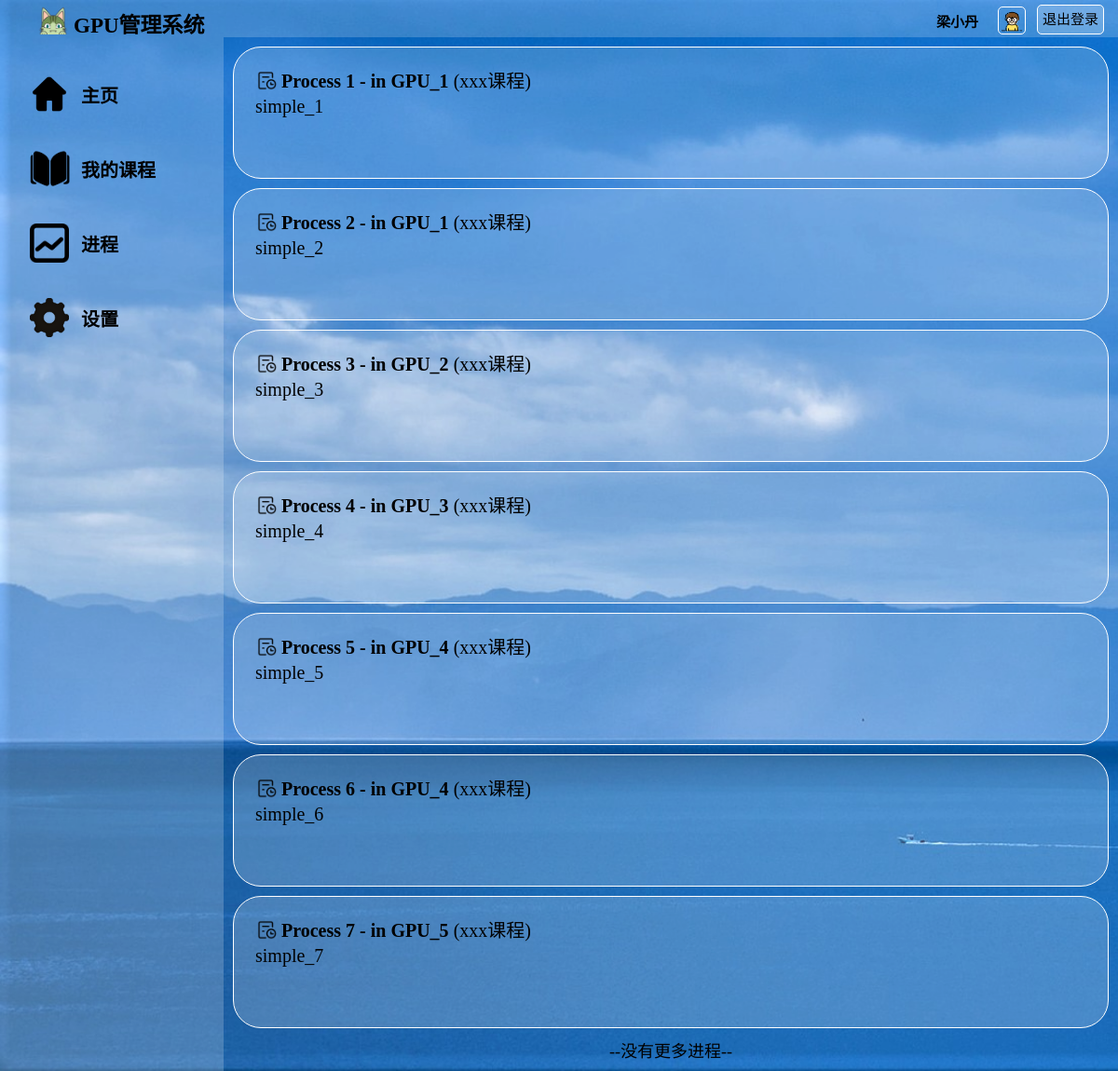
/process/ (signed in), run on an earlier commit of the app's database.
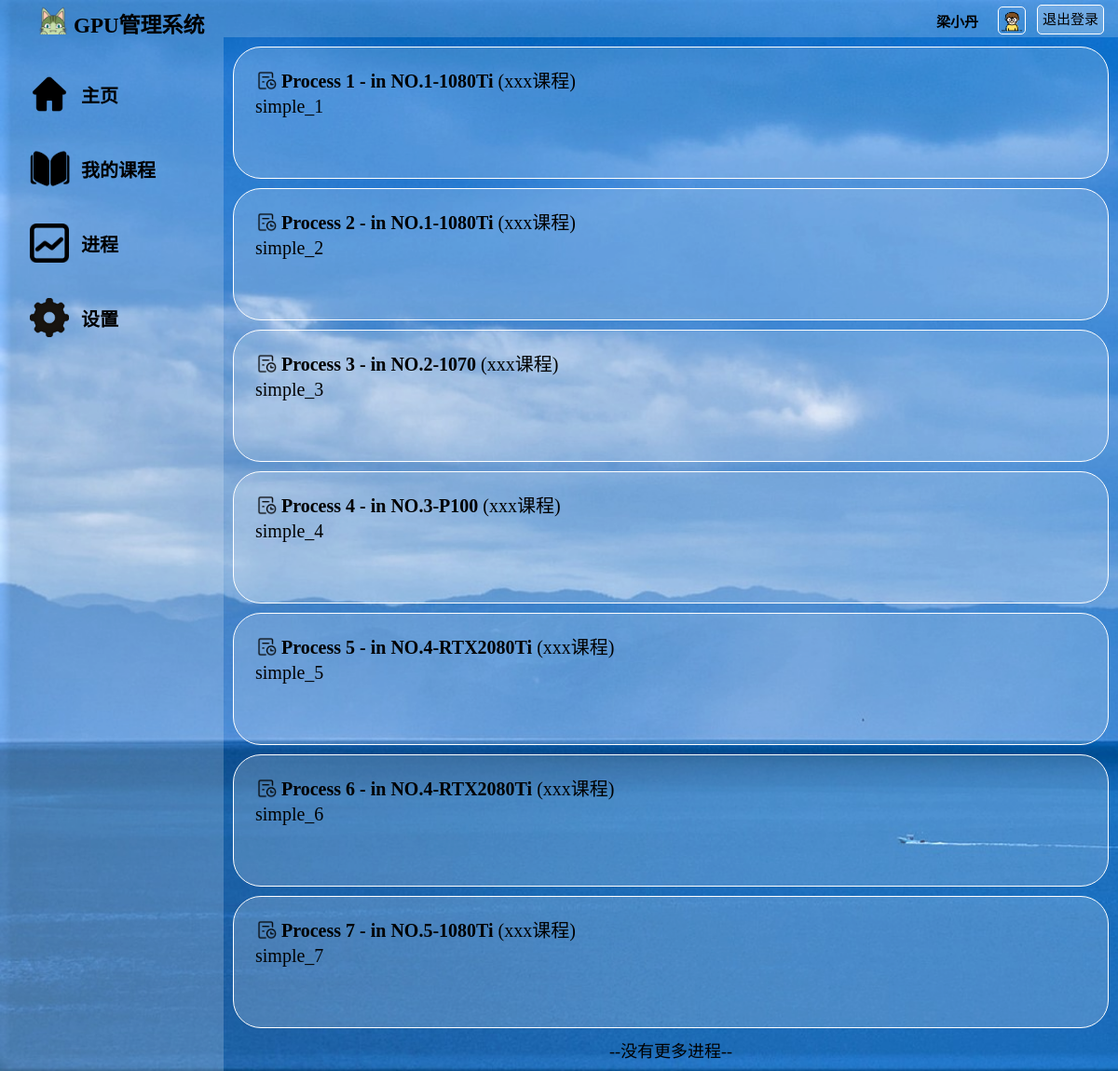
And on a later commit of the database.
### watchlist/models.py (models this page shows, shortened)
class User(db.Model, UserMixin):
    __tablename__ = 'User'
    id = db.Column(db.Integer, primary_key=True)                        # id（主键）
    username = db.Column(db.String(20))                                 # 用户名
    password_hash = db.Column(db.String(128))                           # 用户密码
    identity = db.Column(db.String(128))                                # 身份：学生or老师
    pic_path = db.Column(db.String(128), default="/static/pic/1.jpg")  # 用户头像地址
    stu_id = db.Column(db.String(20), default="未填写")                 # 学生学号
    ingrade = db.Column(db.String(20), default="未填写")                # 学生年级
    inclass = db.Column(db.String(20), default="未填写")                # 学生年班级

class Process(db.Model):
    __tablename__ = 'Process'
    id = db.Column(db.Integer, primary_key=True)                    # id（主键）
    name = db.Column(db.String(50))                                 # 程序的名称
    info = db.Column(db.String(300))                                # 程序的信息
    state = db.Column(db.String(50))                                # 是否运行完成
    result = db.Column(db.String(1000))                             # 程序的结果
    code = db.Column(db.String(10000))                              # 存储代码，方便以后编辑代码
    gpu_name = db.Column(db.String(50), db.ForeignKey('GPU.name'))  # 程序在哪个gpu上跑的

### watchlist/views.py (the view)
@app.route('/process/', methods=['GET', 'POST'])
@login_required
def process():
    processes = Process.query.all()
    return render_template('process.html', processes=processes)

### watchlist/__init__.py (called while the page is built)
@login_manager.user_loader
def load_user(user_id):
    from watchlist.models import User
    user = User.query.get(int(user_id))
    return user

@app.context_processor
def inject_user():
    from watchlist.models import User
    user = User.query.first()
    return dict(user=user)

### watchlist/templates/process.html (shortened to what this page needs)
<!DOCTYPE html>
<html lang="en">
<head>
	<link rel="stylesheet" href="/static/style_student.css" />
</head>
<body>
	<div id="container">
		<div id="header" >
			<div id="logo">
	            <img src="/static/pic/logo.png" alt="">
	            <span>GPU管理系统</span>
	        </div>
			<div id="other">
				<form form method="POST" action="/logout/">
					<a id="login_out" href="/logout/" class="button">退出登录</a>
					<div id="user_img">
						<img src="{{ current_user.pic_path }}" alt="image">
					</div>
					<div id="user_name">
						<span>{{ current_user.username }}</span>
					</div>
				</form>
			</div>
		</div>
		<div id="main">
			<div id="aside">
				<br>
				<div id="Home Page">
					<div class="asidepic">
						<img src="/static/pic/home.png" alt="">
					</div>
					<div class="asidechoices">
						<a href="/index/">主页</a>
					</div>
				</div>
				<div id="My courses">
					<div class="asidepic">
						<img src="/static/pic/courses.png" alt="">
					</div>
					<div class="asidechoices">
						<a href="/my_courses/">我的课程</a>
					</div>
				</div>
				<div id="Process">
					<div class="asidepic">
						<img src="/static/pic/process.png" alt="">
					</div>
					<div class="asidechoices">
						<a href="/process/">进程</a>
					</div>
				</div>
				<div id="Settings">
					<div class="asidepic">
						<img src="/static/pic/settings.png" alt="">
					</div>
					<div class="asidechoices">
						<a href="/settings/">设置</a>
					</div>
				</div>
			</div>
			<div id="content">
				{% for p in processes %}
				<div id="program1" class="program">
					<a href="/process/{{ p['id'] }}/">
						<div class="index_img">
							<img src="/static/pic/process_.png" alt="">
						</div>
						{{ p['name'] }} - in {{ p['gpu_name'] }}
						<span style="font-weight:normal;">(xxx课程)</span>
					</a>
					<div class="programsum">
						<p>{{ p['info'] }}</p>
					</div>
				</div>
				{% endfor %}
				<p class="index_box_no">--没有更多进程--</p>
			</div>
		</div>
	</div>
</body>
</html>

### watchlist/static/style_student.css (style rules this page uses)
* { margin: 0; padding: 0; font-family: "阿里巴巴普惠体", "微软雅黑"; color: black; }
html { height: 100%; background:url("pic/bg.gif") repeat-y; background-size: cover; }
#container { margin: 0; height: 100%; }
#header { height: 40px; width: 100%; position: fixed; z-index: 1000;left: 0; top: 0; }
#login_out { height: 30px; padding: 0 5px; margin:5px 15px 6px 2px; font-size:15px; line-height: 30px; float:right; background: rgba(255, 255, 255, 0.2); color:black; text-decoration: none; border:1px solid white; border-radius: 5px; }
#user_img { margin-top: 5px; margin-right: -40px padding-top: -50px; float: right; margin: 10px; height: 30px; width: 30px; }
#user_img img { margin-top:-15px; width: 95%; height:95%; border: 1px solid white; border-radius: 5px; }
#user_name { width: 80px; height: 88%; float: right; margin:1px -10px 1px 0; padding: 1px; color: black; text-align: right; }
#user_name span { font-size: 15px; font-weight: bold; }
#logo { height: 100%; width: 20%; float: left; background: rgba(255, 255, 255, 0.2); }
#logo img { float: left; margin-left: 40px; height: 85%; margin-top: 3px; }
#logo span { float: left; margin-left: 5px; margin-top: 8px; font-weight: bold; font-size: 23px; }
#other { height: 100%; width: 80%; float: left; background: rgba(255, 255, 255, 0.2); text-align: right; line-height: 40px; font-size: 20px; color: black; }
#other span { height: 80%; width: 20%; color: black; margin-right:20px; }
#main { height: auto; }
#aside { margin-top: 40px; float: left; width: 20%; height: 100%; background: rgba(255, 255, 255, 0.2); position: fixed; }
#aside div { height: 60px; margin: auto; text-align: left; margin-left: 5px; padding: 10px; }
#aside a { text-decoration: none; text-align: center; font-size: 20px; line-height: 50px; height: 60px; color: black; margin: 5px; padding: 2px; font-weight: bold; }
.asidepic { height: 80%; width: 25px; float: left; line-height: 100%; }
.asidepic img { height: 70%; margin: 2px; }
.asidechoices { height: 80%; float: left; margin:2px; padding: 2px; }
#content { float: right; width: 80%; height: 100%; overflow: auto; margin-top:40px; }
.index_img { height: 1.5em; float: left; line-height: 100%; }
.index_img img { height: 70%; margin: 5px; }
.index_box_no { font-size: 18px; margin: 10px; text-align: center }
.program { height: 100px; border: 1px solid white; background: rgba(255, 255, 255, 0.2); padding: 20px; margin: 10px; font-size: 20px; border-radius: 30px; color: black; }
.program a { text-decoration: none; font-size: 20px; height: 60px; color: black; font-weight: bold; }
.programsum { height: 90%; width: 100%; overflow: auto; margin: 3px; }

What changed in the data, as far as the page shows it:
changed Process "Process 1": gpu_name "GPU_1" → "NO.1-1080Ti"
changed Process "Process 2": gpu_name "GPU_1" → "NO.1-1080Ti"
changed Process "Process 3": gpu_name "GPU_2" → "NO.2-1070"
changed Process "Process 4": gpu_name "GPU_3" → "NO.3-P100"
changed Process "Process 5": gpu_name "GPU_4" → "NO.4-RTX2080Ti"
changed Process "Process 6": gpu_name "GPU_4" → "NO.4-RTX2080Ti"
changed Process "Process 7": gpu_name "GPU_5" → "NO.5-1080Ti"
